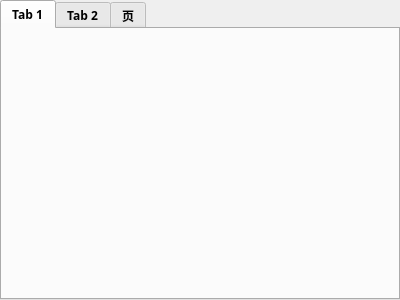
<?xml version="1.0" encoding="UTF-8"?>
<ui version="4.0">
 <class>bsuPIDTabWidget</class>
 <widget class="QTabWidget" name="bsuPIDTabWidget">
  <property name="geometry">
   <rect>
    <x>0</x>
    <y>0</y>
    <width>400</width>
    <height>300</height>
   </rect>
  </property>
  <property name="font">
   <font>
    <family>微软雅黑</family>
    <weight>75</weight>
    <bold>true</bold>
   </font>
  </property>
  <property name="windowTitle">
   <string>TabWidget</string>
  </property>
  <property name="currentIndex">
   <number>0</number>
  </property>
  <widget class="BSUPidFromBsu" name="tab">
   <attribute name="title">
    <string>Tab 1</string>
   </attribute>
  </widget>
  <widget class="BSUPidFromChannel" name="tab_2">
   <attribute name="title">
    <string>Tab 2</string>
   </attribute>
  </widget>
  <widget class="BsuPidFromCopper" name="tab_3">
   <attribute name="title">
    <string>页</string>
   </attribute>
  </widget>
 </widget>
 <customwidgets>
  <customwidget>
   <class>BSUPidFromBsu</class>
   <extends>QWidget</extends>
   <header>bsupidfrombsu.h</header>
   <container>1</container>
  </customwidget>
  <customwidget>
   <class>BSUPidFromChannel</class>
   <extends>QWidget</extends>
   <header>bsupidfromchannel.h</header>
   <container>1</container>
  </customwidget>
  <customwidget>
   <class>BsuPidFromCopper</class>
   <extends>QWidget</extends>
   <header>bsupidfromcopper.h</header>
   <container>1</container>
  </customwidget>
 </customwidgets>
 <resources/>
 <connections/>
</ui>
